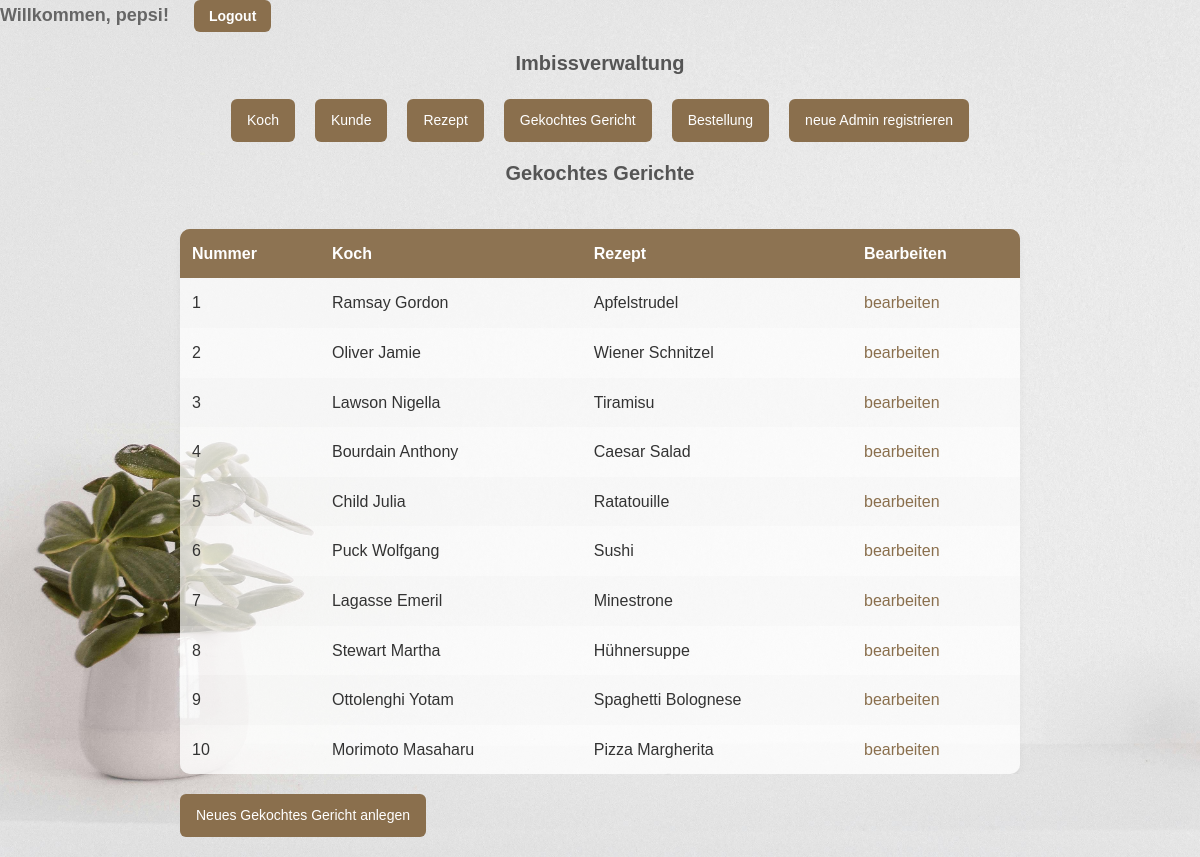
Page /pages/gekochtesgericht.php (signed in) on the committed database.
### tables this page shows
CREATE TABLE IF NOT EXISTS gekochtesgericht (
    gekochtesgerichtid INT NOT NULL AUTO_INCREMENT,
    kochid INT DEFAULT NULL,
    rezeptid INT DEFAULT NULL,
    PRIMARY KEY (gekochtesgerichtid),
    FOREIGN KEY (kochid) REFERENCES koch(kochid) ON DELETE CASCADE,
    FOREIGN KEY (rezeptid) REFERENCES rezept(rezeptid) ON DELETE CASCADE
);

CREATE TABLE IF NOT EXISTS koch (
    kochid INT NOT NULL AUTO_INCREMENT,
    `name` VARCHAR(40) NOT NULL,
    vorname VARCHAR(40) DEFAULT NULL,
    anzahl_von_sternen TINYINT DEFAULT NULL,
    koch_alter INT DEFAULT NULL,
    geschlecht ENUM('m', 'w', 'd') DEFAULT NULL,
    spezialgebiet VARCHAR(40) DEFAULT NULL,
    PRIMARY KEY (kochid)
);

CREATE TABLE IF NOT EXISTS rezept (
    rezeptid INT NOT NULL AUTO_INCREMENT,
    `name` VARCHAR(40) NOT NULL,
    dauer INT DEFAULT NULL,   
    speiseart VARCHAR(40) DEFAULT NULL,
    rezeptbeschreibung TEXT DEFAULT NULL,
    PRIMARY KEY (rezeptid)
);

### pages/gekochtes.class.php (the view, shortened to what this page needs)
<?php
class Gekochtes {
    private $tabelle = "gekochtesgericht";
    public function lesenAlleDaten() {
        $sql = "SELECT g.gekochtesgerichtid,
                       k.kochid,
                       k.name,
                       k.vorname,
                       r.rezeptid,
                       r.name
                       FROM " . $this->tabelle . " g
                       JOIN koch k ON k.kochid = g.kochid
                       JOIN rezept r ON r.rezeptid = g.rezeptid
                       ORDER BY g.gekochtesgerichtid";
        $this->baueGerichtTabelle($sql);
    }
    private function baueGerichtTabelle($sql) {
        require("../config/db.inc.php");
        if ($stmt = $mysqli->prepare($sql)) {
            $stmt->execute();
            $stmt->bind_result($gekochtesgerichtid,
                               $kochid,
                               $kochName,
                               $kochVorname,
                               $rezeptid,
                               $rezeptName);
            echo "<div class=\"table-wrapper\">";
            echo "<table id=\"zebra\">\n";
            echo "<thead>
                    <tr>
                        <th>Nummer</th><th>Koch</th><th>Rezept</th><th>Bearbeiten</th>
                    </tr>
                  </thead>
                  <tbody>\n";
            $count = 0;
            while ($stmt -> fetch()) {
                $count ++;
                $zebratyp = "ungerade";
                echo "<tr ";
                if($count % 2 == 0) {
                    $zebratyp = "gerade";
                }
                echo "class=\"" .$zebratyp
                ."\">\n\t<td>"
                . htmlspecialchars($gekochtesgerichtid)
                ."</td>\n\t<td>"
                . htmlspecialchars($kochVorname . " " . $kochName)
                ."</td>\n\t<td>"
                . htmlspecialchars($rezeptName)
                ."</td>\n\t<td>"
                ."<a href=\"gekochtesbearbeiten.php?gekochtesgerichtid=" .htmlspecialchars($gekochtesgerichtid) ."\">bearbeiten</a>"
                ."</td>\n</tr>";
            }
            echo "</table>";
            echo "</div>";
        }
    }
}
?>

### assets/styles.css (style rules this page uses)
* { margin: 0; padding: 0; box-sizing: border-box; }
body { font-family: 'Arial', sans-serif; background: linear-gradient(to bottom, #f0f4f8, #dce2e8); color: #333; line-height: 1.6; background-image: url('bg/plant.jpg'); background-attachment: fixed; background-size: cover; background-position: center; }
.table-wrapper { width: 100%; overflow-x: auto; display: flex; justify-content: center; margin-top: 20px; }
table { width: 70%; border-collapse: collapse; background: rgba(255, 255, 255, 0.4); border-radius: 10px; overflow: hidden; box-shadow: 0 4px 6px rgba(0, 0, 0, 0.1); }
th, td { padding: 12px; text-align: left; }
th { background: rgba(138, 111, 77, 0.85); color: white; }
tbody tr:nth-child(even) { background: rgba(255, 255, 255, 0.4); }
tbody tr:nth-child(odd) { background: rgba(248, 248, 248, 0.3); }
#zebra, #ausgabe { width: 70%; background: rgba(255, 255, 255, 0.6); border-radius: 10px; overflow: hidden; box-shadow: 0 4px 8px rgba(0, 0, 0, 0.05); margin-top: 20px; }
#zebra thead, #ausgabe thead { background: rgba(138, 111, 77, 0.8); color: white; }
a { color: #8a6f4d; text-decoration: none; }

### rows in the picture
gekochtesgericht: gekochtesgerichtid "1", kochid.name "Ramsay Gordon", rezeptid.name "Apfelstrudel"
gekochtesgericht: gekochtesgerichtid "2", kochid.name "Oliver Jamie", rezeptid.name "Wiener Schnitzel"
gekochtesgericht: gekochtesgerichtid "3", kochid.name "Lawson Nigella", rezeptid.name "Tiramisu"
gekochtesgericht: gekochtesgerichtid "4", kochid.name "Bourdain Anthony", rezeptid.name "Caesar Salad"
gekochtesgericht: gekochtesgerichtid "5", kochid.name "Child Julia", rezeptid.name "Ratatouille"
gekochtesgericht: gekochtesgerichtid "6", kochid.name "Puck Wolfgang", rezeptid.name "Sushi"
gekochtesgericht: gekochtesgerichtid "7", kochid.name "Lagasse Emeril", rezeptid.name "Minestrone"
gekochtesgericht: gekochtesgerichtid "8", kochid.name "Stewart Martha", rezeptid.name "Hühnersuppe"
gekochtesgericht: gekochtesgerichtid "9", kochid.name "Ottolenghi Yotam", rezeptid.name "Spaghetti Bolognese"
gekochtesgericht: gekochtesgerichtid "10", kochid.name "Morimoto Masaharu", rezeptid.name "Pizza Margherita"

### other values in the picture
$_SESSION['admin_username'] "pepsi"
